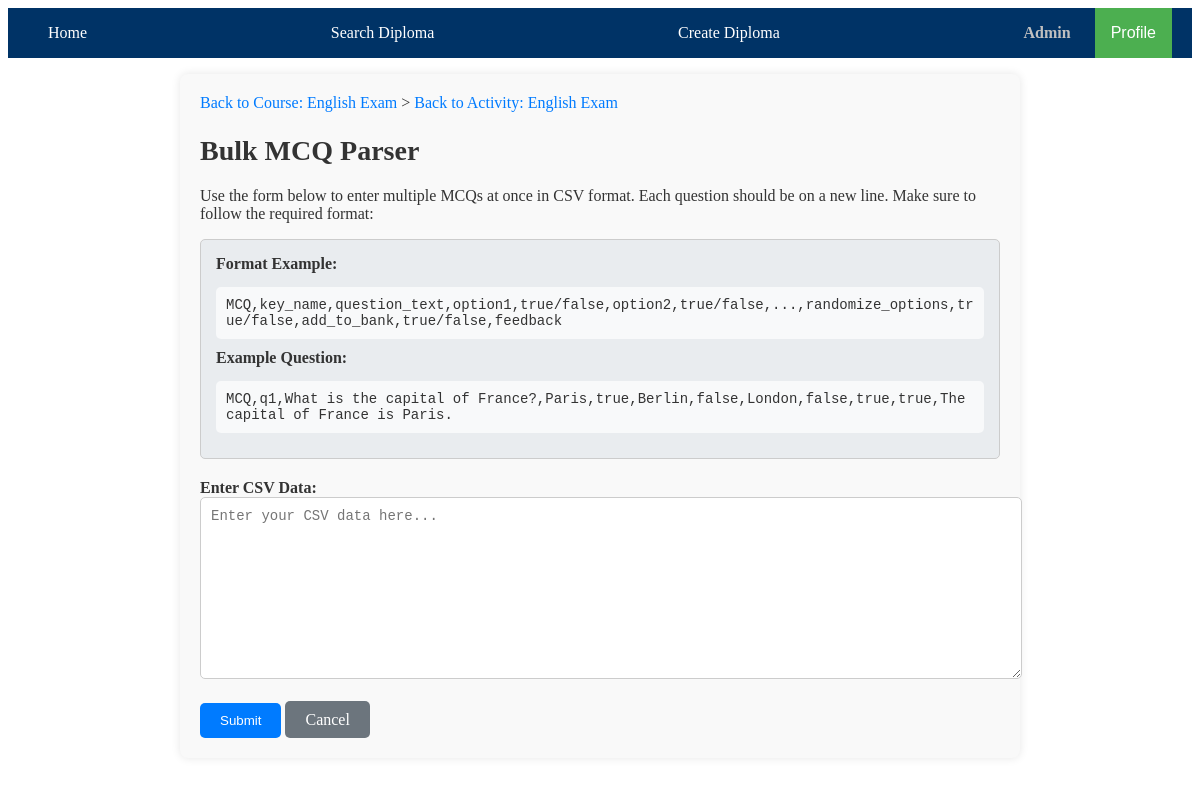
Page /activities/1/mcq_parser/ (signed in) on the committed database.
### edu_core/models.py (models this page shows, shortened)
class CustomUser(AbstractUser):
    STUDENT = 'student'
    PROFESSOR = 'professor'
    MODERATOR = 'moderator'
    USER_TYPE_CHOICES = [
        (STUDENT, 'Student'),
        (PROFESSOR, 'Professor'),
        (MODERATOR, 'Moderator'),
    ]
    user_type = models.CharField(max_length=10, choices=USER_TYPE_CHOICES, default=STUDENT)

class Course(models.Model):
    name = models.CharField(max_length=255)
    creation_date = models.DateField(auto_now_add=True)
    last_update_date = models.DateField(auto_now=True)
    author = models.ForeignKey(CustomUser, on_delete=models.SET_NULL, null=True, limit_choices_to={'user_type': CustomUser.PROFESSOR}, related_name='authored_courses')
    students = models.ManyToManyField(CustomUser, through='Registration', related_name='registered_courses')
    image_url = models.URLField(
        max_length=500, null=True, blank=True,
        help_text="Paste a URL to the course image",
        validators=[validate_trusted_url]
    )
    description = models.TextField(null=True, blank=True)
    is_public = models.BooleanField(default=True)  # New field for public visibility
    paused = models.BooleanField(default=False)

class Activity(models.Model):
    lesson = models.ForeignKey(Lesson, on_delete=models.CASCADE, related_name='activities')
    name = models.CharField(max_length=255)
    description = models.TextField(blank=True, null=True)
    start_date = models.DateField(blank=True, null=True)
    end_date = models.DateField(blank=True, null=True)
    questions = models.ManyToManyField(Question, through='ActivityQuestion', related_name='activity_set')
    FEEDBACK_VISIBILITY_CHOICES = [
        ('never', 'Never'),
        ('during', 'During Assessment'),
        ('end', 'End of Assessment'),
        ('always', 'Always')
    ]
    feedback_visibility = models.CharField(
        max_length=10,
        choices=FEEDBACK_VISIBILITY_CHOICES,
        default='never',
        help_text="Choose when to show feedback for all questions in this activity."
    )
    max_attempts = models.PositiveIntegerField(blank=True, null=True, default=1, help_text="Set the maximum number of attempts allowed.")
    unlimited_attempts = models.BooleanField(default=False, help_text="Allow unlimited attempts if checked.")

### edu_core/views/activity_question_views.py (the view, shortened to what this page needs)
# urls.py: path('activities/<int:activity_id>/mcq_parser/', mcq_parser, name='activity_mcq_parser'),  # For activity
@login_required
def mcq_parser(request, course_id=None, activity_id=None):
    course = None
    activity = None
    if course_id:
        course = get_object_or_404(Course, id=course_id)
    elif activity_id:
        activity = get_object_or_404(Activity, id=activity_id)
        course = activity.lesson.course  # Set course based on activity
    return render(request, 'edu_core/activity/views/mcq_parser.html', {
        'activity': activity,
        'course': course
    })

### edu_core/templates/edu_core/activity/views/mcq_parser.html (shortened to what this page needs)
{% extends "edu_core/base.html" %}
{% load static %}
{% block content %}
<link rel="stylesheet" href="{% static 'edu_core/css/mcq_parser.css' %}" type="text/css">
<div class="mcq-parser-container">
    <nav class="breadcrumb-nav">
        <a href="{% url 'course_detail' course.id %}" class="breadcrumb">Back to Course: {{ course.name }}</a>
        {% if activity %}
            &gt; <a href="{% url 'edit_activity' activity.id %}" class="breadcrumb">Back to Activity: {{ activity.name }}</a>
        {% endif %}
    </nav>
    <h2>Bulk MCQ Parser</h2>
    <p>Use the form below to enter multiple MCQs at once in CSV format. Each question should be on a new line. Make sure to follow the required format:</p>
    <div class="example-section">
        <strong>Format Example:</strong><br>
        <pre>MCQ,key_name,question_text,option1,true/false,option2,true/false,...,randomize_options,true/false,add_to_bank,true/false,feedback</pre>
        <strong>Example Question:</strong><br>
        <pre>MCQ,q1,What is the capital of France?,Paris,true,Berlin,false,London,false,true,true,The capital of France is Paris.</pre>
    </div>
    <form method="post" action="">
        <div class="form-group">
            <label for="csv_input"><strong>Enter CSV Data:</strong></label>
            <textarea id="csv_input" name="csv_input" rows="10" class="form-control" placeholder="Enter your CSV data here..."></textarea>
        </div>
        <button type="submit" class="btn btn-primary">Submit</button>
        <a href="{% url 'course_detail' course.id %}" class="btn btn-secondary">Cancel</a>
    </form>
</div>
{% endblock %}

### edu_core/templates/edu_core/base.html (shortened to what this page needs)
<!DOCTYPE html>
<html lang="en">
<head>
    {% load static %}
    <link rel="stylesheet" href="{% static 'edu_core/css/base.css' %}">
    <link rel="stylesheet" href="https://cdnjs.cloudflare.com/ajax/libs/font-awesome/6.5.1/css/all.min.css">
</head>
<body>
    <header>
        <div class="navbar">
            <a href="{% url 'home' %}">Home</a>
            <a href="{% url 'diploma_search' %}">Search Diploma</a>
            {% if user.is_authenticated %}
                {% if user.user_type == 'professor' or user.user_type == 'moderator' or user.is_superuser %}
                    <a href="{% url 'create_diploma' %}">Create Diploma</a>
                {% endif %}
                <div class="profile-section">
                    <span class="username">{{ user.get_full_name|default:user.username }}</span>
                    <div class="dropdown">
                        <button class="dropbtn">Profile</button>
                    </div>
                </div>
            {% else %}
                <span class="login-prompt">Log in -></span>
                <a href="{% url 'signup' %}">Signup</a>
                <a href="{% url 'login' %}">Login</a>
            {% endif %}
        </div>
    </header>
    <main>
        {% block content %}{% endblock %}
    </main>
</body>
</html>

### edu_core/static/edu_core/css/base.css (style rules this page uses)
:root { --primary-color: #003366; --secondary-color-1: #ffffff; --secondary-color-2: #3fada8; --accent-color-1: #2a9df4; --accent-color-2: #ffd700; --neutral-color: #dddddd; --background-color: #ffffff; --text-color: #333333; --hover-bg-color: #e0e0e0; --hover-text-color: #003366; --shiny-silver: #c0c0c0; }
.navbar { background-color: var(--primary-color); overflow: visible; display: flex; justify-content: space-between; align-items: center; padding: 0 20px; position: relative; z-index: 10; }
.navbar a { display: block; color: var(--background-color); text-align: center; padding: 14px 20px; text-decoration: none; transition: background-color 0.3s ease-in-out, color 0.3s ease-in-out; }
.username { color: var(--shiny-silver); font-weight: bold; padding: 14px 20px; transition: color 0.3s ease-in-out; }
main { padding: 16px; background-color: var(--background-color); color: var(--text-color); position: relative; z-index: 1; }
.dropdown { position: relative; display: inline-block; }
.dropbtn { background-color: #4CAF50; color: white; padding: 16px; font-size: 16px; border: none; cursor: pointer; z-index: 20; }

### edu_core/static/edu_core/css/mcq_parser.css (style rules this page uses)
.mcq-parser-container { max-width: 800px; margin: 0 auto; padding: 20px; background-color: #f9f9f9; border-radius: 8px; box-shadow: 0 0 10px rgba(0, 0, 0, 0.1); }
.breadcrumb-nav { margin-bottom: 15px; }
.breadcrumb-nav a { text-decoration: none; color: #007bff; }
h2 { font-size: 28px; margin-bottom: 20px; color: #333; }
.example-section { background-color: #e9ecef; border: 1px solid #ccc; padding: 15px; border-radius: 5px; margin-bottom: 20px; overflow-x: auto; }
.example-section pre { font-family: 'Courier New', Courier, monospace; font-size: 14px; color: #333; background-color: #f8f9fa; padding: 10px; border-radius: 5px; margin-bottom: 10px; white-space: pre-wrap; word-wrap: break-word; }
.form-group { margin-bottom: 20px; }
textarea.form-control { width: 100%; padding: 10px; border-radius: 5px; border: 1px solid #ccc; font-size: 14px; resize: vertical; }
.btn { padding: 10px 20px; border-radius: 5px; text-decoration: none; cursor: pointer; }
.btn-primary { background-color: #007bff; color: #fff; border: none; }
.btn-secondary { background-color: #6c757d; color: #fff; border: none; }

### rows in the picture
CustomUser: get_full_name "Admin"
Course: name "English Exam"
Activity: name "English Exam"
